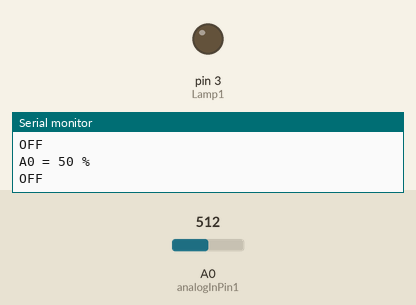
Recording of a sketch running on a simulated Arduino Uno, built with avr-gcc and run on an emulated ATmega328P. On the bench: output pins drawn as LEDs (lit = HIGH), the last lines printed to the serial monitor. The test bench sets the inputs (shaded band); at power-on: A0 (analogInPin1) = 512.

Above: at 1.2 s.
1.3 s: A0 (analogInPin1) set to 539
At 2.0 s:
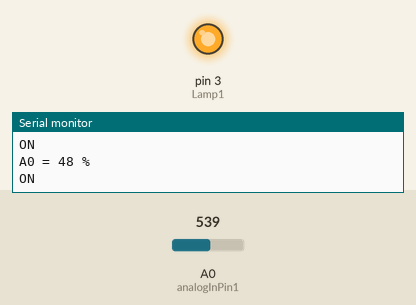
2.9 s: A0 (analogInPin1) set to 511
At 3.4 s:
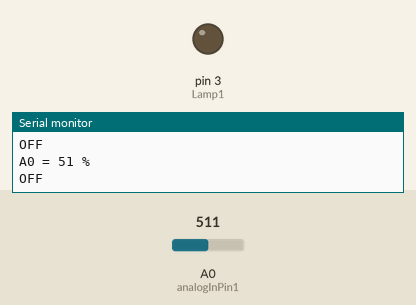
4.5 s: A0 (analogInPin1) set to 716
At 5.9 s:
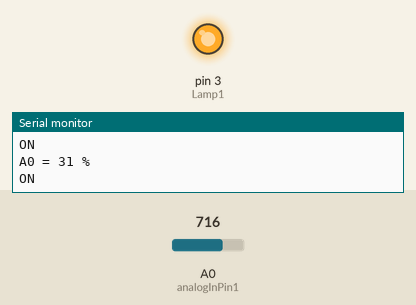
Timing chart, 0 to 7.5 s (numbered marks = the images above; inputs shaded):
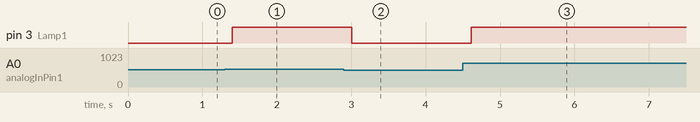

The sketch:

test4.ino
```cpp
#define Lamp1 3

const int analogInPin1 = A0;
const int relay = 2;

int sensorValue1 = 0; // ตัวแปรค่า Analog
int outputValue1 = 0; // ตัวแปรสำหรับ Map เพื่อคิด %

void setup()
{
  Serial.begin(9600);
  pinMode(Lamp1, OUTPUT);
}

void loop()
{
  sensorValue1 = analogRead(analogInPin1);
  outputValue1 = map(sensorValue1, 0, 1023, 100, 0);
  Serial.print("A0 = ");
  Serial.print(outputValue1);
  Serial.println(" %");
  //delay(600);
  if(outputValue1 < 50)
  {
    digitalWrite(Lamp1, HIGH);
    //if(digitalWrite(Lamp1) == HIGH)
    //  digitalWrite(Lamp1, LOW);
    //else
    //  digitalWrite(Lamp1, HIGH);
    Serial.print("ON");
    Serial.println(" ");
    //digitalWrite(Lamp1, LOW);
    delay(200);
  }
  else
  {
    digitalWrite(Lamp1, LOW);
    Serial.print("OFF");
    Serial.println(" ");
    delay(200);
  }
}
```

Measured:
- the behaviour switches between 521 and 522 on A0 (analogInPin1) (found by bisection; images 0 and 1)
- after the input at 1.3 s, pin 3 (Lamp1): LOW → HIGH after 0.10 s
- after the input at 2.9 s, pin 3 (Lamp1): HIGH → LOW after 0.11 s
- after the input at 4.5 s, pin 3 (Lamp1): LOW → HIGH after 0.11 s
